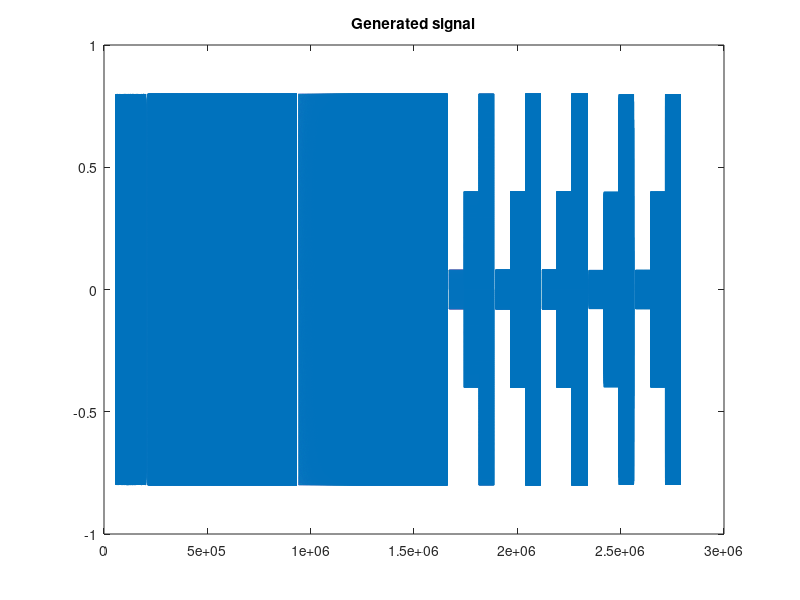

Here is the MATLAB script that generated this plot:
Fs = 48e3;
signal = [];
% Silence between test signals
sep = zeros(1, Fs*200e-3);

% - silenci/soroll
signal = [ signal sep zeros(1, Fs*1) (rand(1, Fs*3)*2-1) ];

% - chirp lineal
F = linspace(17, 21e3, Fs*15);
signal = [ signal sep sin(2*pi*cumsum(F)/Fs) ];

% - chirp logarítmica
F = logspace(log10(17), log10(21e3), Fs*15);
signal = [ signal sep sin(2*pi*cumsum(F)/Fs) ];

% - cosinus a 80
% - cosinus a 440
% - cosinus a 4000
for f = [ 80 440 4000 ]
    signal = [ signal sep ];
    for amplitude = [ 0.1 0.5 1 ]
        signal = [ signal (amplitude * sin(2*pi*(f/Fs)*(1:Fs*1.5))) ];
    end
end

% - dos cosinus, a 340 i a 440
signal = [ signal sep ];
for amplitude = [ 0.1 0.5 1 ]
    t = (1:Fs*1.5);
    y = sin(2*pi*(340/Fs)*t) + sin(2*pi*(440/Fs)*t);
    signal = [ signal (amplitude * y/2) ];
end

% - dos cosinus, a 2000 i 2100
signal = [ signal sep ];
for amplitude = [ 0.1 0.5 1 ]
    t = (1:Fs*1.5);
    y = sin(2*pi*(2000/Fs)*t) + sin(2*pi*(2100/Fs)*t);
    signal = [ signal (amplitude * y/2) ];
end

% Global attenuation to 0.8 amplitude for safetiness
signal = 0.8 * signal;

% Output file!
plot(signal);
title("Generated signal");
audiowrite("test_input.wav", signal, Fs);